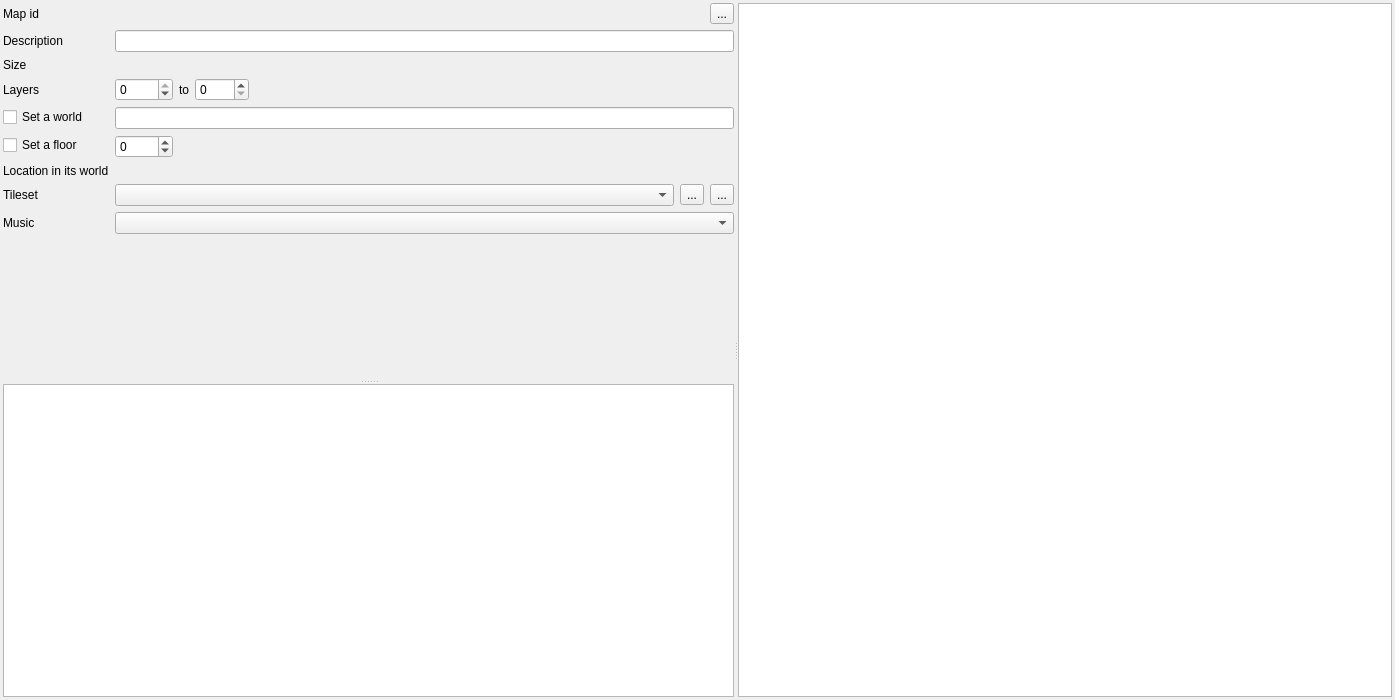
<?xml version="1.0" encoding="UTF-8"?>
<ui version="4.0">
 <class>MapEditor</class>
 <widget class="QWidget" name="MapEditor">
  <property name="geometry">
   <rect>
    <x>0</x>
    <y>0</y>
    <width>1395</width>
    <height>700</height>
   </rect>
  </property>
  <property name="windowTitle">
   <string>Map editor</string>
  </property>
  <layout class="QHBoxLayout" name="horizontalLayout">
   <property name="leftMargin">
    <number>3</number>
   </property>
   <property name="topMargin">
    <number>3</number>
   </property>
   <property name="rightMargin">
    <number>3</number>
   </property>
   <property name="bottomMargin">
    <number>3</number>
   </property>
   <item>
    <widget class="QSplitter" name="splitter">
     <property name="orientation">
      <enum>Qt::Horizontal</enum>
     </property>
     <widget class="QWidget" name="map_side_view" native="true">
      <property name="sizePolicy">
       <sizepolicy hsizetype="Ignored" vsizetype="Expanding">
        <horstretch>0</horstretch>
        <verstretch>0</verstretch>
       </sizepolicy>
      </property>
      <layout class="QVBoxLayout" name="verticalLayout">
       <property name="leftMargin">
        <number>0</number>
       </property>
       <property name="topMargin">
        <number>0</number>
       </property>
       <property name="rightMargin">
        <number>0</number>
       </property>
       <property name="bottomMargin">
        <number>0</number>
       </property>
       <item>
        <widget class="QSplitter" name="map_side_splitter">
         <property name="orientation">
          <enum>Qt::Vertical</enum>
         </property>
         <widget class="QWidget" name="map_properties_view" native="true">
          <property name="sizePolicy">
           <sizepolicy hsizetype="Expanding" vsizetype="Fixed">
            <horstretch>0</horstretch>
            <verstretch>0</verstretch>
           </sizepolicy>
          </property>
          <layout class="QFormLayout" name="formLayout">
           <property name="fieldGrowthPolicy">
            <enum>QFormLayout::AllNonFixedFieldsGrow</enum>
           </property>
           <item row="0" column="0">
            <widget class="QLabel" name="map_id_label">
             <property name="toolTip">
              <string/>
             </property>
             <property name="text">
              <string>Map id</string>
             </property>
            </widget>
           </item>
           <item row="0" column="1">
            <layout class="QHBoxLayout" name="horizontalLayout_2">
             <item>
              <widget class="QLabel" name="map_id_field">
               <property name="toolTip">
                <string>Filename of the map (without extension)</string>
               </property>
               <property name="text">
                <string/>
               </property>
              </widget>
             </item>
             <item>
              <widget class="QToolButton" name="open_script_button">
               <property name="toolTip">
                <string>Open map script</string>
               </property>
               <property name="text">
                <string>...</string>
               </property>
               <property name="icon">
                <iconset resource="../../resources/images.qrc">
                 <normaloff>:/images/icon_script.png</normaloff>:/images/icon_script.png</iconset>
               </property>
               <property name="iconSize">
                <size>
                 <width>24</width>
                 <height>24</height>
                </size>
               </property>
              </widget>
             </item>
            </layout>
           </item>
           <item row="4" column="0">
            <widget class="QLabel" name="description_label">
             <property name="toolTip">
              <string/>
             </property>
             <property name="text">
              <string>Description</string>
             </property>
            </widget>
           </item>
           <item row="4" column="1">
            <widget class="QLineEdit" name="description_field">
             <property name="sizePolicy">
              <sizepolicy hsizetype="Expanding" vsizetype="Fixed">
               <horstretch>0</horstretch>
               <verstretch>0</verstretch>
              </sizepolicy>
             </property>
             <property name="toolTip">
              <string>User-friendly description to show in the editor</string>
             </property>
            </widget>
           </item>
           <item row="5" column="0">
            <widget class="QLabel" name="size_label">
             <property name="text">
              <string>Size</string>
             </property>
            </widget>
           </item>
           <item row="5" column="1">
            <widget class="PairSpinBox" name="size_field" native="true"/>
           </item>
           <item row="6" column="0">
            <widget class="QLabel" name="layers_label">
             <property name="text">
              <string>Layers</string>
             </property>
            </widget>
           </item>
           <item row="6" column="1">
            <layout class="QHBoxLayout" name="horizontal_layout_6">
             <item>
              <widget class="QSpinBox" name="min_layer_field">
               <property name="maximumSize">
                <size>
                 <width>70</width>
                 <height>16777215</height>
                </size>
               </property>
               <property name="minimum">
                <number>-9999</number>
               </property>
               <property name="maximum">
                <number>0</number>
               </property>
              </widget>
             </item>
             <item>
              <widget class="QLabel" name="layer_range_label">
               <property name="text">
                <string>to</string>
               </property>
              </widget>
             </item>
             <item>
              <widget class="QSpinBox" name="max_layer_field">
               <property name="maximumSize">
                <size>
                 <width>70</width>
                 <height>16777215</height>
                </size>
               </property>
               <property name="maximum">
                <number>9999</number>
               </property>
              </widget>
             </item>
             <item>
              <spacer name="horizontal_spacer">
               <property name="orientation">
                <enum>Qt::Horizontal</enum>
               </property>
               <property name="sizeHint" stdset="0">
                <size>
                 <width>40</width>
                 <height>20</height>
                </size>
               </property>
              </spacer>
             </item>
            </layout>
           </item>
           <item row="7" column="0">
            <widget class="QCheckBox" name="world_check_box">
             <property name="text">
              <string>Set a world</string>
             </property>
            </widget>
           </item>
           <item row="7" column="1">
            <widget class="QLineEdit" name="world_field">
             <property name="toolTip">
              <string>A name to group maps together</string>
             </property>
            </widget>
           </item>
           <item row="8" column="0">
            <widget class="QCheckBox" name="floor_check_box">
             <property name="text">
              <string>Set a floor</string>
             </property>
            </widget>
           </item>
           <item row="8" column="1">
            <layout class="QHBoxLayout" name="horizontal_layout_4">
             <item>
              <widget class="QSpinBox" name="floor_field">
               <property name="maximumSize">
                <size>
                 <width>70</width>
                 <height>16777215</height>
                </size>
               </property>
               <property name="toolTip">
                <string>Floor number of the map</string>
               </property>
               <property name="minimum">
                <number>-9999</number>
               </property>
               <property name="maximum">
                <number>9999</number>
               </property>
              </widget>
             </item>
             <item>
              <spacer name="horizontal_spacer_3">
               <property name="orientation">
                <enum>Qt::Horizontal</enum>
               </property>
               <property name="sizeHint" stdset="0">
                <size>
                 <width>40</width>
                 <height>20</height>
                </size>
               </property>
              </spacer>
             </item>
            </layout>
           </item>
           <item row="10" column="0">
            <widget class="QLabel" name="location_label">
             <property name="text">
              <string>Location in its world</string>
             </property>
            </widget>
           </item>
           <item row="10" column="1">
            <widget class="PairSpinBox" name="location_field" native="true"/>
           </item>
           <item row="11" column="0">
            <widget class="QLabel" name="tileset_label">
             <property name="text">
              <string>Tileset</string>
             </property>
            </widget>
           </item>
           <item row="11" column="1">
            <layout class="QHBoxLayout" name="horizontal_layout_5">
             <item>
              <widget class="ResourceSelector" name="tileset_field">
               <property name="toolTip">
                <string>Tileset of the map</string>
               </property>
              </widget>
             </item>
             <item>
              <widget class="QToolButton" name="tileset_refresh_button">
               <property name="toolTip">
                <string>Refresh tileset</string>
               </property>
               <property name="text">
                <string>...</string>
               </property>
               <property name="icon">
                <iconset resource="../../resources/images.qrc">
                 <normaloff>:/images/icon_refresh.png</normaloff>:/images/icon_refresh.png</iconset>
               </property>
               <property name="iconSize">
                <size>
                 <width>24</width>
                 <height>24</height>
                </size>
               </property>
              </widget>
             </item>
             <item>
              <widget class="QToolButton" name="tileset_edit_button">
               <property name="toolTip">
                <string>Edit tileset</string>
               </property>
               <property name="text">
                <string>...</string>
               </property>
               <property name="icon">
                <iconset resource="../../resources/images.qrc">
                 <normaloff>:/images/icon_edit.png</normaloff>:/images/icon_edit.png</iconset>
               </property>
               <property name="iconSize">
                <size>
                 <width>24</width>
                 <height>24</height>
                </size>
               </property>
              </widget>
             </item>
            </layout>
           </item>
           <item row="12" column="0">
            <widget class="QLabel" name="music_label">
             <property name="text">
              <string>Music</string>
             </property>
            </widget>
           </item>
           <item row="12" column="1">
            <widget class="ResourceSelector" name="music_field">
             <property name="toolTip">
              <string>Background music of the map</string>
             </property>
            </widget>
           </item>
          </layout>
         </widget>
         <widget class="TilesetView" name="tileset_view"/>
        </widget>
       </item>
      </layout>
     </widget>
     <widget class="QWidget" name="layoutWidget">
      <layout class="QVBoxLayout" name="entity_creation_layout">
       <item>
        <widget class="MapView" name="map_view"/>
       </item>
      </layout>
     </widget>
    </widget>
   </item>
  </layout>
 </widget>
 <customwidgets>
  <customwidget>
   <class>ResourceSelector</class>
   <extends>QComboBox</extends>
   <header>gui/resource_selector.h</header>
  </customwidget>
  <customwidget>
   <class>PairSpinBox</class>
   <extends>QWidget</extends>
   <header>gui/pair_spin_box.h</header>
   <container>1</container>
  </customwidget>
  <customwidget>
   <class>TilesetView</class>
   <extends>QGraphicsView</extends>
   <header>gui/tileset_view.h</header>
  </customwidget>
  <customwidget>
   <class>MapView</class>
   <extends>QGraphicsView</extends>
   <header>gui/map_view.h</header>
  </customwidget>
 </customwidgets>
 <resources>
  <include location="../../resources/images.qrc"/>
 </resources>
 <connections/>
</ui>
